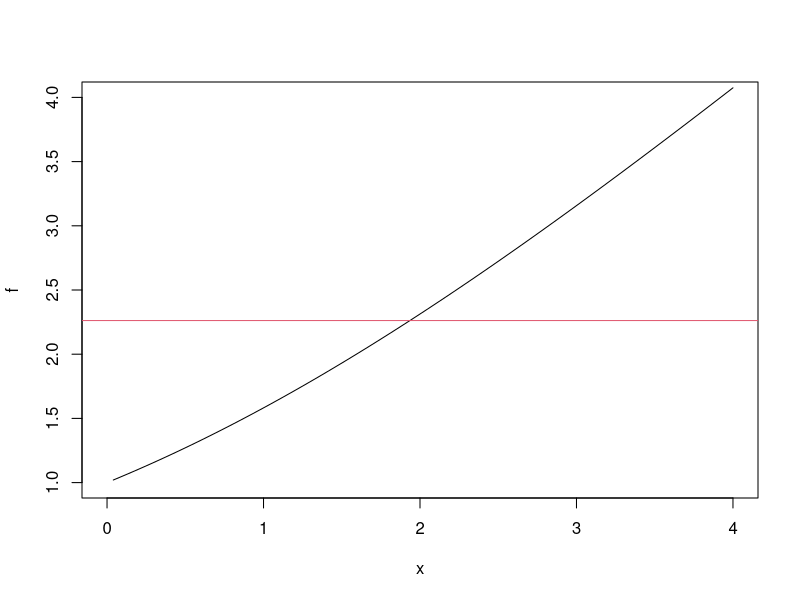
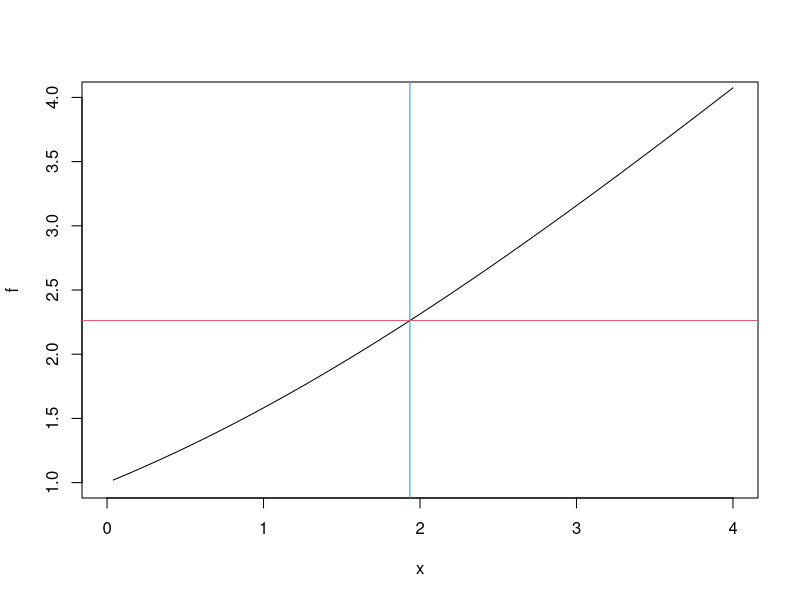
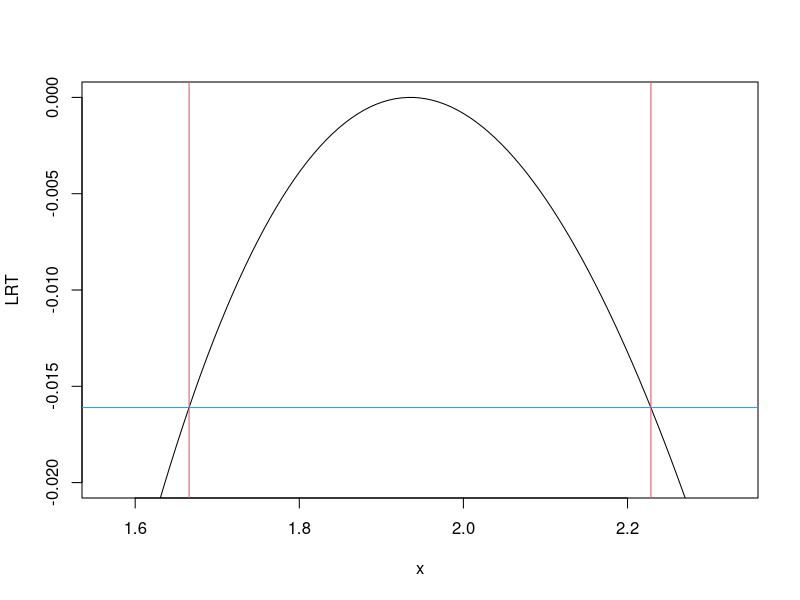

Generate these figures, in order, with R:
## ---- chunk 1
data.frame('X'=1:7,'Frec'=c(24,34,16,4,3,2,1))
## ---- chunk 2
x<-rep(1:7,c(24,34,16,4,3,2,1))
## ---- chunk 3
cat('La media muestral es',mean(x))
## ---- chunk 4
f<-function(l){
  l/(1-exp(-l))
}
plot(f,xlim=c(0,4),ylim=c(1,4))
abline(h=mean(x),col=2)
## ---- chunk 5
seq<-1:20000/10000
for (i in 1:length(seq)) {
  if(seq[i]/(1-exp(-seq[i]))>=mean(x))break
}
mle<-seq[i]
cat('El mle es:',mle)
## ---- chunk 6
plot(f,ylim=c(1,4),xlim=c(0,4))
abline(h=mean(x),col=2);abline(v=mle,col=4)
## ---- chunk 7
Interval<-function(x,alpha=0.1){
  n<-length(x)
  cv<-(-1)*qchisq(1-alpha, 1)/(2*n)
  linf<-0
  for (i in 1:100000) {
    linf<-linf+0.0001
    k<-mean(x)*log(linf)-log(exp(linf)-1)
    if(k>=cv+mean(x)*log(mle)-log(exp(mle)-1))break
    linf
  }
  lsup<-mle
  for (i in 1:10000) {
    lsup<-lsup+0.0001
    k<-mean(x)*log(lsup)-log(exp(lsup)-1)
    if(k<=cv+mean(x)*log(mle)-log(exp(mle)-1))break
    lsup
  }
  cat("Elintervalo es:", linf,lsup)
  LRT<- function(l) {
    (mean(x)*log(l/mle)+log((exp(mle)-1)/(exp(l)-1)))
  }
  plot(LRT,xlim = c(linf-0.1,0.1+lsup),ylim=c(-0.02,0))
  abline(h=cv, col=4);abline(v=linf, col=2);abline(v=lsup,col=2)
}
Interval(x)
